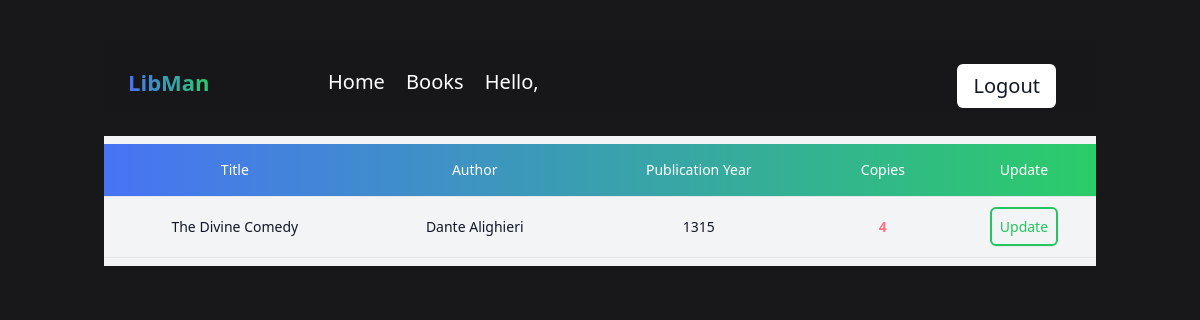
The app's page /books/ (signed in) with its own data.
### main/models.py (models this page shows, shortened)
class Book(models.Model):
    title=models.CharField(max_length=200, null=True)
    author=models.CharField(max_length=200, null=True)
    yearOfPublication=models.CharField(max_length=5, null=True)
    copies=models.IntegerField(null=True)
    description=models.CharField(max_length=10000, null=True)
    date_created=models.DateTimeField(auto_now_add=True, null=True)
    tags=models.ManyToManyField(Tag)

### main/views.py (the view)
# urls.py: path('books/',views.books,name='books'),
def books(request):
    books = Book.objects.all()
    context={'books':books}
    return render(request,'main/books.html',context)

### main/templates/main/books.html (shortened to what this page needs)
{% extends 'main/base.html' %}
{% block content %}
<div>
    <div class="flex flex-col bg-gray-100">
        <div class="overflow-x-auto sm:-mx-6 lg:-mx-8">
          <div class="py-2 inline-block min-w-full sm:px-6 lg:px-8">
            <div class="overflow-x-auto">
              <table class="min-w-full text-center">
                <thead class="border-b bg-gradient-to-r from-[#4873f5] to-[#2bcc69] ">
                  <tr>
                    <th scope="col" class="text-sm font-medium px-6 py-4 text-center">
                      Title
                    </th>
                    <th scope="col" class="text-sm font-medium px-6 py-4 text-center">
                      Author
                    </th>
                    <th scope="col" class="text-sm font-medium px-6 py-4 text-center">
                      Publication Year
                    </th>
                    <th scope="col" class="text-sm font-medium px-6 py-4 text-center">
                      Copies
                    </th>
                    <th scope="col" class="text-sm font-medium px-6 py-4 text-center">
                      Update
                    </th>
                  </tr>
                </thead>
                <tbody>
                    {% for book in books %}
                  <tr class="border-b">
                    <td class="text-sm text-gray-900 px-6 py-4 whitespace-nowrap">
                      {{book.title}}
                    </td>
                    <td class="text-sm text-gray-900 px-6 py-4 whitespace-nowrap">
                      {{book.author}}
                    </td>
                    <td class="text-sm text-gray-900 px-6 py-4 whitespace-nowrap">
                      {{book.yearOfPublication}}
                    </td>
                    {% if book.copies < 5 %}
                    <td class="text-sm text-rose-400 font-bold px-6 py-4 whitespace-nowrap">
                      {{book.copies}}
                    </td>
                    {% elif book.copies < 15 %}
                    <td class="text-sm text-gray-900 font-bold px-6 py-4 whitespace-nowrap">
                      {{book.copies}}
                    </td>
                    {% endif %}
                    <td class="px-2 py-5 border-b border-gray-200 text-sm text-center">
                      <a class="border-2 text-center cursor-pointer border-green-500 text-green-500 bg-transparent hover:bg-green-500 hover:text-white shadow-sm rounded-md p-2 whitespace-no-wrap" href="{% url 'update_book' book.id %}">
                        Update
                      </a>
                    </td>
                  </tr>
                  {% endfor %}
                </tbody>
              </table>
            </div>
          </div>
        </div>
      </div>
</div>
{% endblock %}

### records on screen
Book: title "The Divine Comedy", author "Dante Alighieri", yearOfPublication "1315", copies "4"
